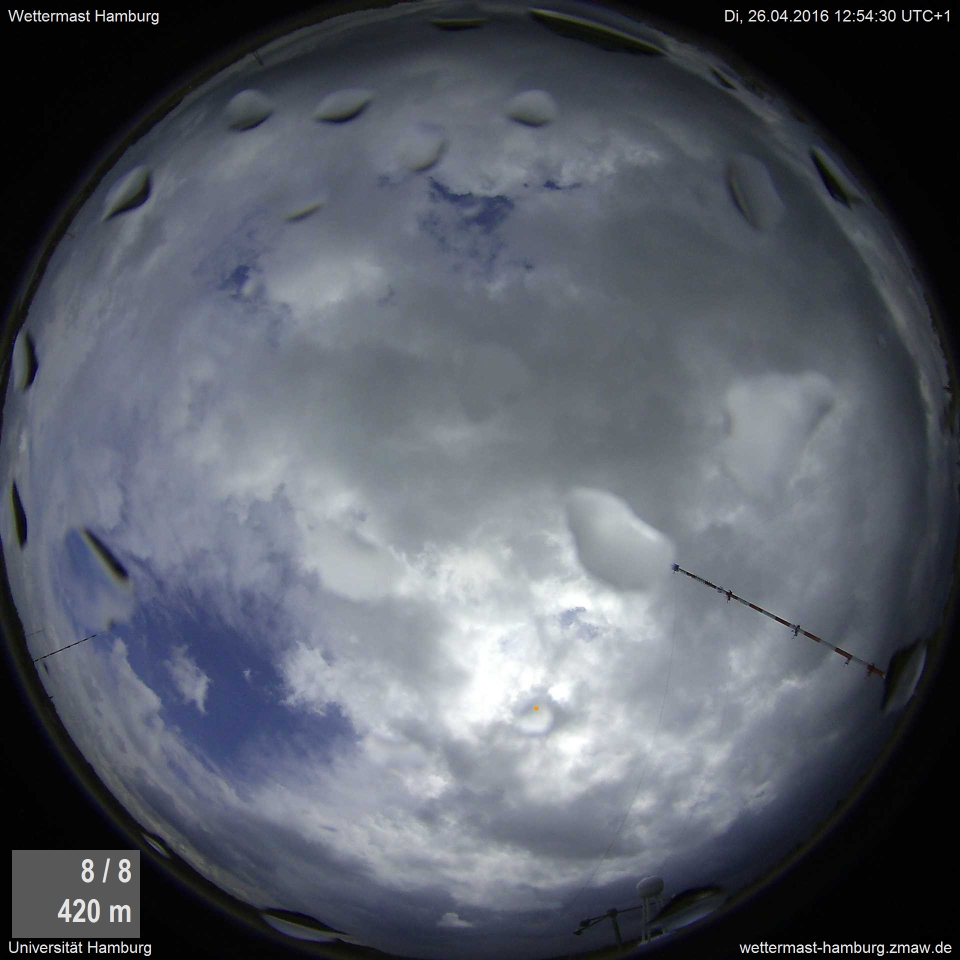
#> input picture src/k-means/test/Image_Wkm_Aktuell_1.jpg, 1920 x 1920 px (shown at 1/2 size); its folder holds 4 pictures in this run
$ python k-means_elm.py   (Python 2 division)   (older library calls are emulated)
#> lines starting #> are read from the running program, lines starting #| are printed output that depends on the picture; after the words box and inside, x2 and y2 are one past the last pixel; in counts of white or black regions, pixels touching at a corner belong together
# -*- coding: utf-8 -*-
"""
Created on 20.05.16

Created for pyclamster

@author: Tobias Sebastian Finn, tobias.sebastian.finn@studium.uni-hamburg.de

    Copyright (C) {2016}  {Tobias Sebastian Finn}

    This program is free software: you can redistribute it and/or modify
    it under the terms of the GNU General Public License as published by
    the Free Software Foundation, either version 3 of the License, or
    (at your option) any later version.

    This program is distributed in the hope that it will be useful,
    but WITHOUT ANY WARRANTY; without even the implied warranty of
    MERCHANTABILITY or FITNESS FOR A PARTICULAR PURPOSE.  See the
    GNU General Public License for more details.

    You should have received a copy of the GNU General Public License
    along with this program.  If not, see <http://www.gnu.org/licenses/>.
"""
# System modules
import pickle

# External modules
import numpy as np
import scipy.misc
import scipy.ndimage

from sklearn.cluster import MiniBatchKMeans
from sklearn.preprocessing import StandardScaler

# from pyextremelm.builder import ExtremeLearningMachine
# from pyextremelm.metrics import NoMetric
# from pyextremelm.builder.layers.unsupervised import ELMAE

# Internal modules


"""
0 = Sky
1 = Clouds
2 = Trash
3 = Trash
4 = Sky
5 = Trash
6 = Clouds

"""

__version__ = "0.1"

k_cluster = 2
good_angle = 45
good_angle_dpi = int(np.round(1920 / 180 * good_angle))
neighbour_size = 10

denoising_ratio = 6

anomaly_images = None

for i in range(1, 5):
    image = scipy.ndimage.imread(u'Image_Wkm_Aktuell_{0:d}.jpg'.format(i),
                                 mode="RGB")
#> image is the input picture: shape (1920, 1920, 3); mean R, G, B 87.3, 92.2, 102
    scipy.misc.imsave(
        u'test_original_{0:d}.jpg'.format(i),
        image[1920 / 2 - good_angle_dpi:1920 / 2 + good_angle_dpi,
        1920 / 2 - good_angle_dpi:1920 / 2 + good_angle_dpi, :])
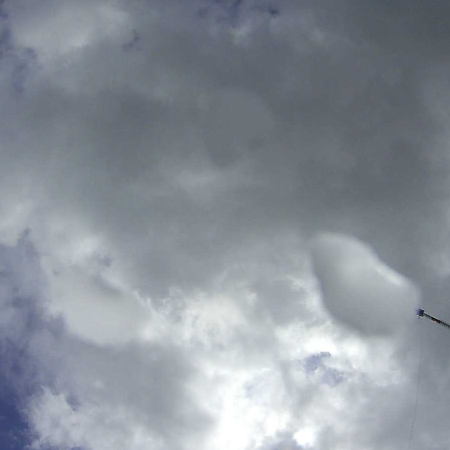
#> saved as test_original_1.jpg: PIL image 900x900 RGB (shown at 1/2 size); mean R, G, B 138.1, 145, 153.5

    image_mean = scipy.ndimage.filters.uniform_filter(
        image, size=(neighbour_size, neighbour_size, 3), mode="constant")
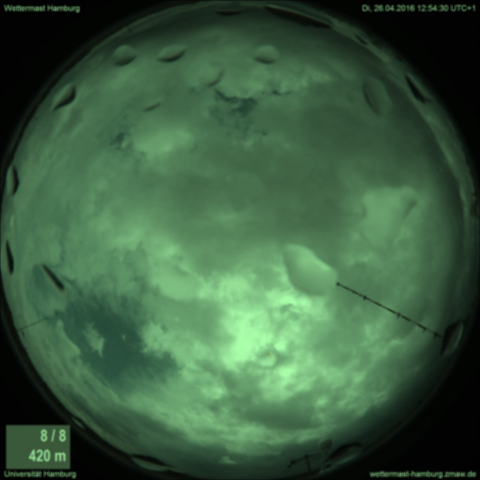
#> image_mean: shape (1920, 1920, 3) (shown at 1/4 size); mean R, G, B 58.9, 92.8, 63.9

    anomaly_image = image - image_mean

    anomaly_image = anomaly_image[
                    1920 / 2 - good_angle_dpi:1920 / 2 + good_angle_dpi,
                    1920 / 2 - good_angle_dpi:1920 / 2 + good_angle_dpi, :]
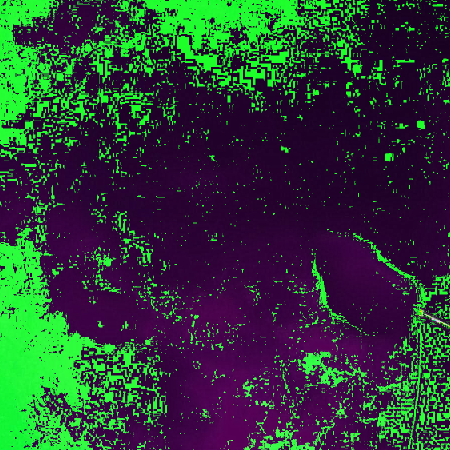
#> anomaly_image: shape (900, 900, 3) (shown at 1/2 size); mean R, G, B 44.7, 59.8, 54.9
    scipy.misc.imsave(u'test_anomaly_{0:d}.jpg'.format(i), anomaly_image)

    w, h, d = original_shape = tuple(anomaly_image.shape)
    anomaly_image = np.reshape(anomaly_image, (w * h, d))
    if anomaly_images is None:
        anomaly_images = anomaly_image
    else:
        anomaly_images = np.r_[anomaly_images, anomaly_image]
#> pass 2 of the loop `for i in range(1, 5):`:
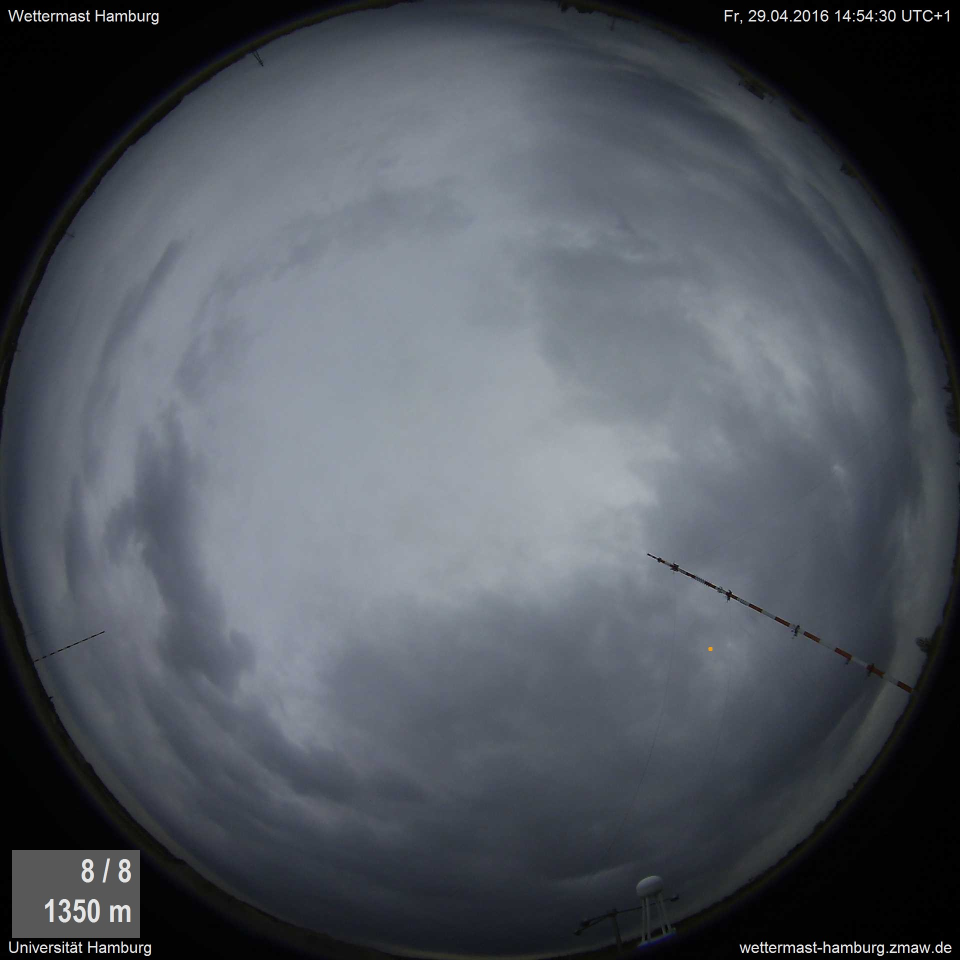
#> input picture src/k-means/test/Image_Wkm_Aktuell_2.jpg, 1920 x 1920 px (shown at 1/2 size)
#> image is the input picture: shape (1920, 1920, 3); mean R, G, B 80.5, 85.7, 93.3
#> `image_mean = scipy.ndimage.filters.uniform_filter( image, size=(neighb..`:
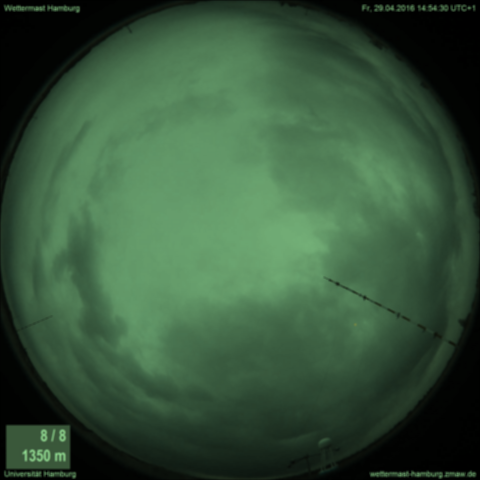
#> image_mean: shape (1920, 1920, 3) (shown at 1/4 size); mean R, G, B 54.6, 85.6, 58.9
#> `anomaly_image = anomaly_image[ 1920 / 2 - good_angle_dpi:1920 / 2 + go..`:
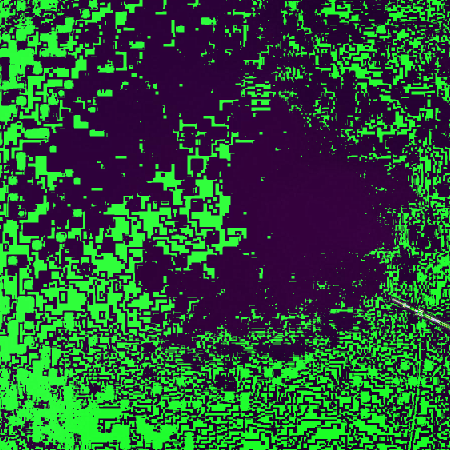
#> anomaly_image: shape (900, 900, 3) (shown at 1/2 size); mean R, G, B 43.2, 84.7, 54.6
#> pass 3 of the loop `for i in range(1, 5):`:
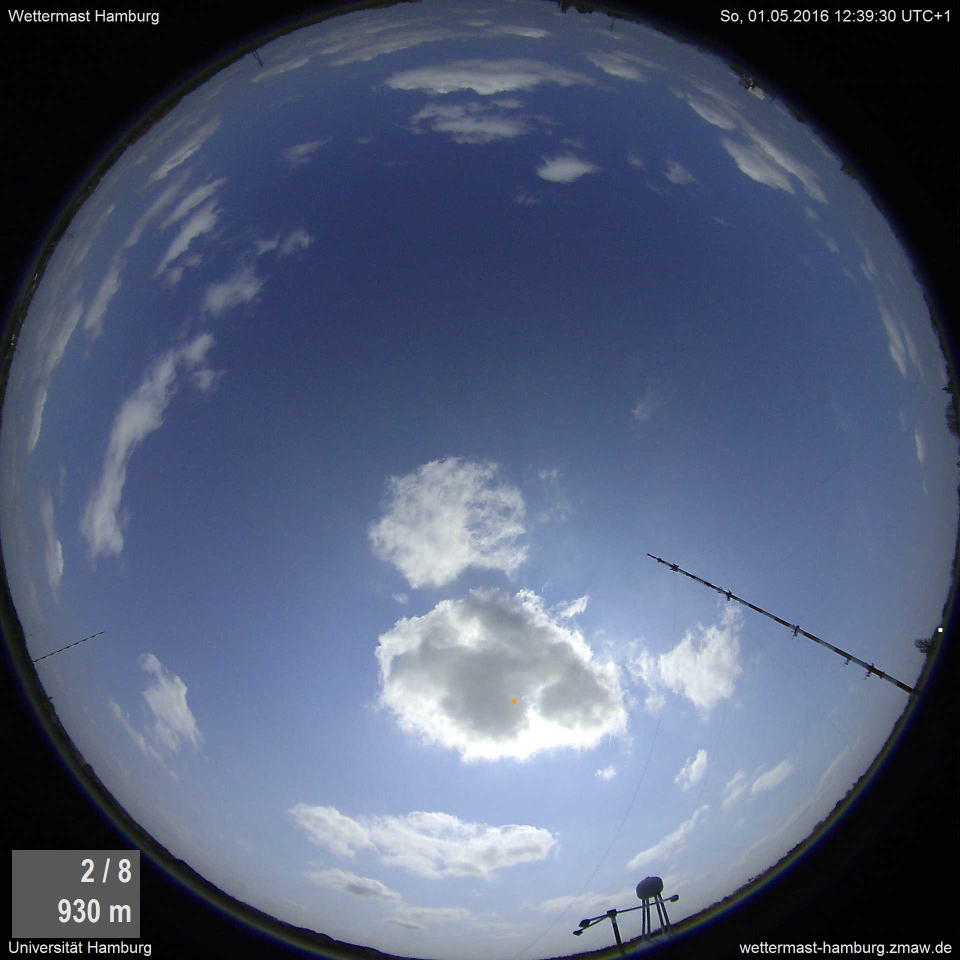
#> input picture src/k-means/test/Image_Wkm_Aktuell_3.jpg, 1920 x 1920 px (shown at 1/2 size)
#> image is the input picture: shape (1920, 1920, 3); mean R, G, B 82.2, 92.9, 118.1
#> `image_mean = scipy.ndimage.filters.uniform_filter( image, size=(neighb..`:
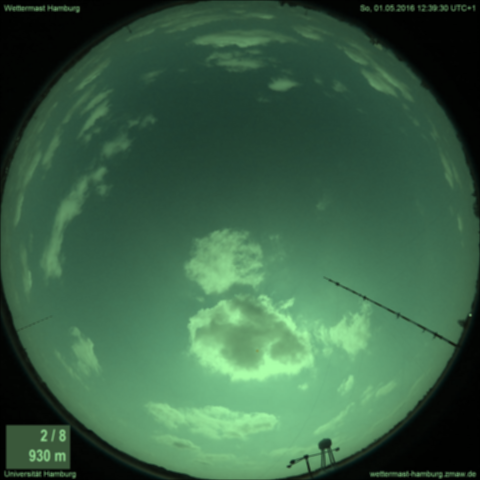
#> image_mean: shape (1920, 1920, 3) (shown at 1/4 size); mean R, G, B 57.5, 96.6, 69.4
#> `anomaly_image = anomaly_image[ 1920 / 2 - good_angle_dpi:1920 / 2 + go..`:
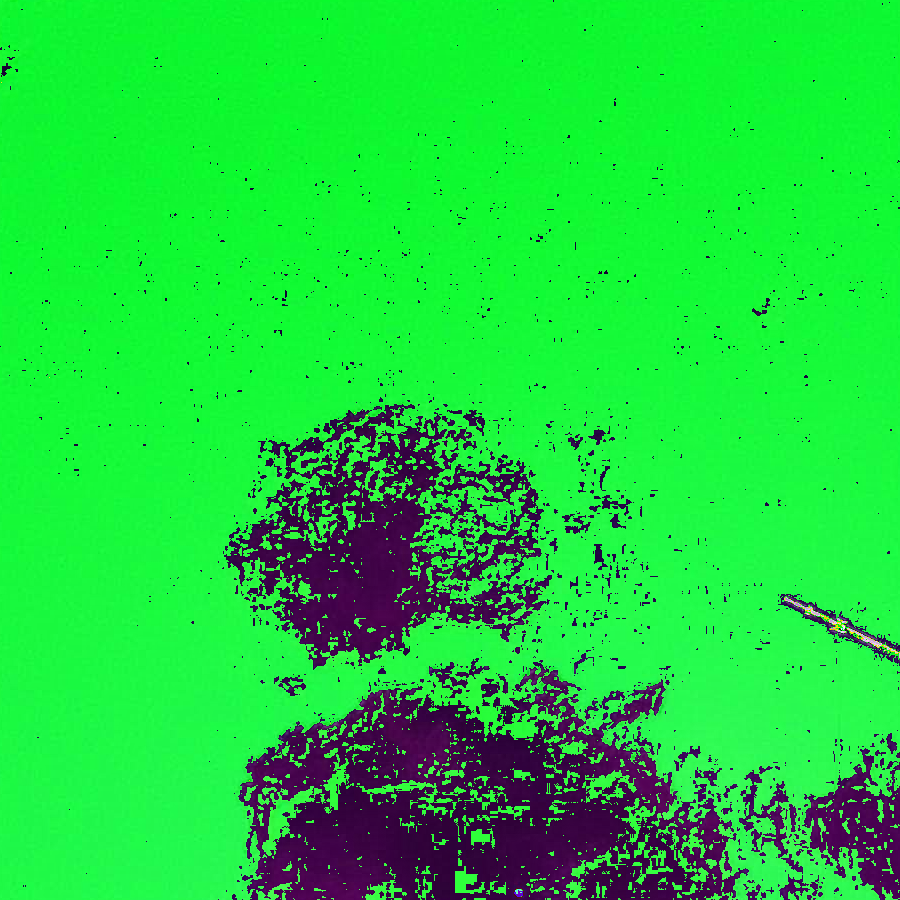
#> anomaly_image: shape (900, 900, 3); mean R, G, B 29.9, 211.7, 60.8
#> the loop made 4 passes; the first 3 are shown

kmeans = MiniBatchKMeans(n_clusters=k_cluster, random_state=0).fit(
    anomaly_images)
anomaly_labels = kmeans.labels_

targets = None
mini_images = None

for i in range(0, 4):
    anomaly_single_label = anomaly_labels[i * (w * h):(i + 1) * (w * h)]
    anomaly_single_label = np.reshape(anomaly_single_label, (w, h))
    # [17 lines of commented-out code are left out]
    scipy.misc.imsave(u'anomaly_labels_{0:d}.jpg'.format(i + 1),
                      anomaly_single_label)
#> this loop made 4 passes
#> pass 1, `anomaly_single_label = np.reshape(anomaly_single_label, (w, h))`:
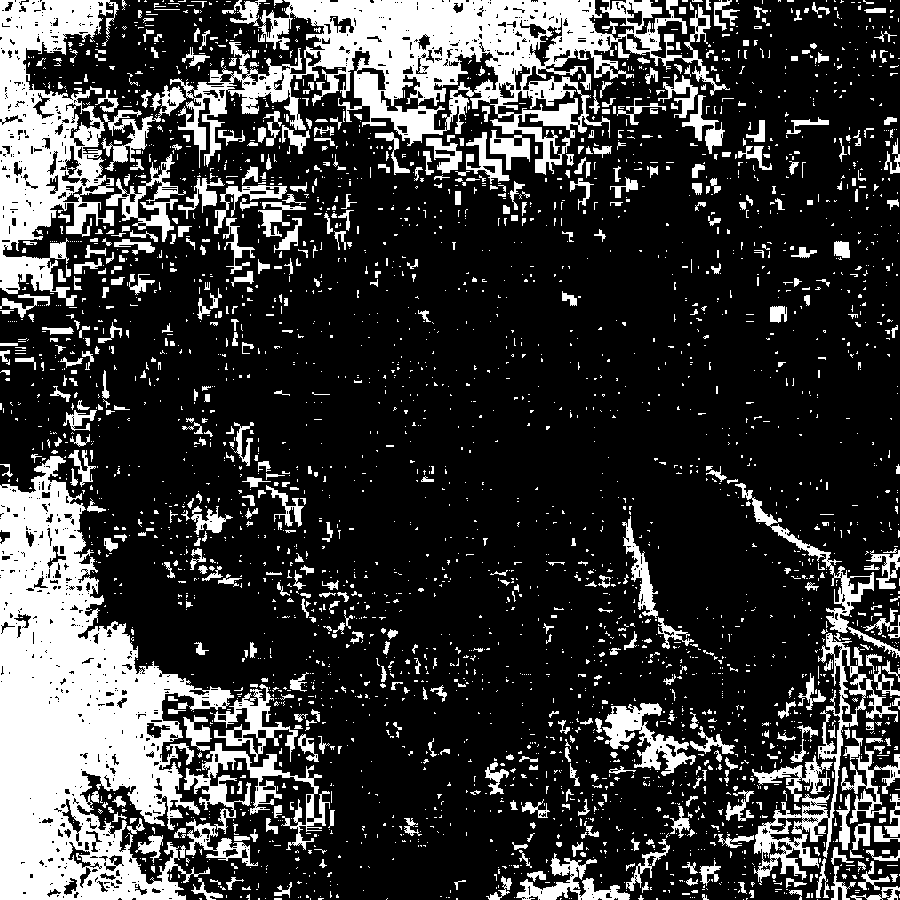
#> anomaly_single_label: shape (900, 900) int32; values 0 (black) and 1 (white), 23.1% white; 3263 white regions (2683 under 20 px), largest, box (x1, y1, x2, y2) and area: (0, 456, 234, 900) 51193, (170, 0, 730, 175) 34678, (0, 0, 119, 306) 18685
#> pass 2, `anomaly_single_label = np.reshape(anomaly_single_label, (w, h))`:
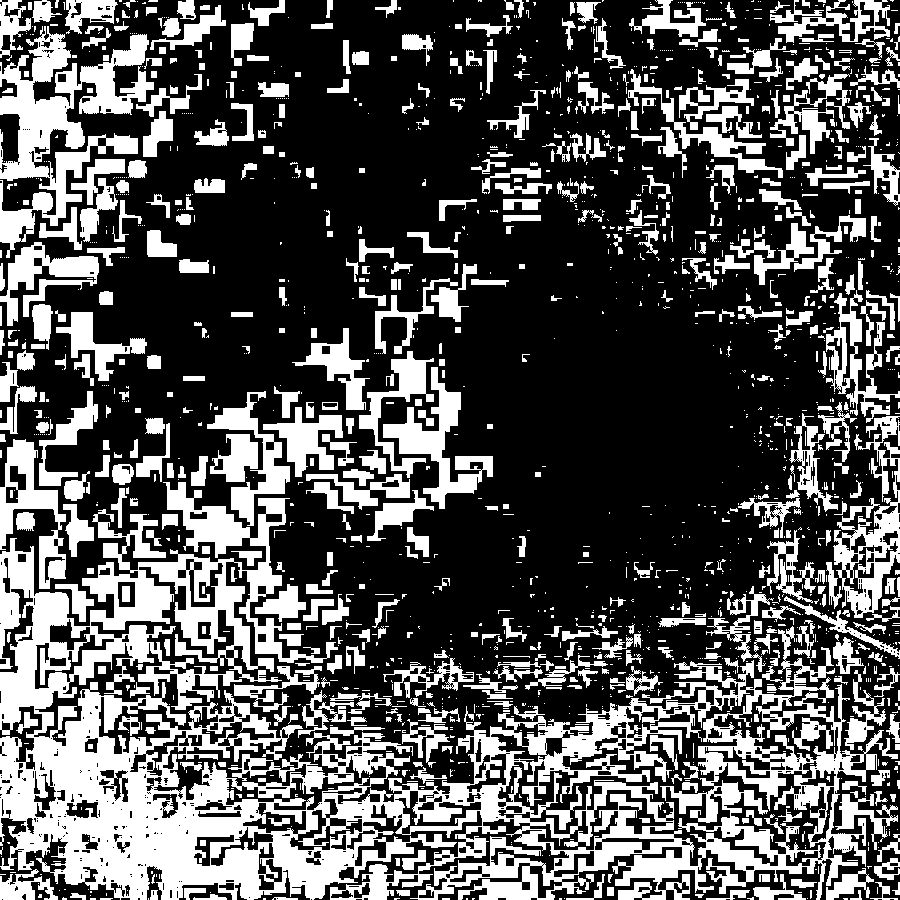
#> anomaly_single_label: shape (900, 900) int32; values 0 (black) and 1 (white), 33% white; 1736 white regions (1138 under 20 px), largest, box (x1, y1, x2, y2) and area: (0, 482, 898, 900) 117569, (0, 26, 154, 258) 12985, (833, 416, 900, 618) 4973
    #
    # anomaly_single_label[anomaly_single_label == 2] = 1
    # anomaly_single_label[anomaly_single_label == 3] = 1
    # anomaly_single_label[anomaly_single_label == 4] = 0
    # anomaly_single_label[anomaly_single_label == 5] = 1
    # anomaly_single_label[anomaly_single_label == 6] = 1
    #
    # anomaly_single_label[anomaly_single_label == 0] = -1
    # scipy.misc.imsave(u'anomaly_labels_after{0:d}.jpg'.format(i + 1),
    #                   anomaly_single_label)
    #
    # image = scipy.ndimage.imread(u'Image_Wkm_Aktuell_{0:d}.jpg'.format(i + 1),
    #                              mode="RGB")
    #
    # for i in np.asarray(np.where(anomaly_single_label == 1)).T.tolist():
    #     if targets is None:
    #         targets = np.array([1])
    #     else:
    #         targets = np.r_[targets, np.array([1])]
    #
    #     mini_image = image[
    #                  1920 / 4 + i[0] - neighbour_size:
    #                  1920 / 4 + i[0] + neighbour_size+1,
    #                  1920 / 4 + i[1] - neighbour_size:
    #                  1920 / 4 + i[1] + neighbour_size+1]
    #     mini_image = mini_image.reshape(
    #         1, neighbour_size*2+1, neighbour_size*2+1, 3)
    #
    #     if mini_images is None:
    #         mini_images = mini_image
    #     else:
    #         mini_images = np.r_[mini_images, mini_image]
    #
    #     if mini_images.shape[0]%10000==0:
    #         scipy.misc.imshow(mini_image.reshape(neighbour_size*2+1, neighbour_size*2+1, 3))
    #
    # for i in np.asarray(np.where(anomaly_single_label == -1)).T.tolist():
    #     if targets is None:
    #         targets = np.array([1])
    #     else:
    #         targets = np.r_[targets, np.array([1])]
    #
    #     mini_image = image[
    #                  1920 / 4 + i[0] - neighbour_size:
    #                  1920 / 4 + i[0] + neighbour_size+1,
    #                  1920 / 4 + i[1] - neighbour_size:
    #                  1920 / 4 + i[1] + neighbour_size+1]
    #     mini_image = mini_image.reshape(
    #         1, neighbour_size*2+1, neighbour_size*2+1, 3)
    #
    #     if mini_images is None:
    #         mini_images = mini_image
    #     else:
    #         mini_images = np.r_[mini_images, mini_image]
    #
    #     if mini_images.shape[0]%10000==0:
    #         scipy.misc.imshow(mini_image)

# colored = image[1920 / 2 - good_angle_dpi:1920 / 2 + good_angle_dpi,
#                   1920 / 2 - good_angle_dpi:1920 / 2 + good_angle_dpi, :]
# colored[anomaly_single_label != 5] = np.array([0,0,0])
# scipy.misc.imshow(colored)


# scalers = []
#
# for i in range(anomaly_images.shape[1]):
#     scalers.append(StandardScaler())
#     anomaly_images[:,i] = scalers[i].fit_transform(anomaly_images[:,i])
#
# elm = ExtremeLearningMachine(NoMetric, iterations=1)
# elm.add_existing_layer(ELMAE(5))
# elm.add_existing_layer(ELMAE(5))
# elm.fit(anomaly_images)
# elm_anomaly = elm.predict(anomaly_images)
#
# elm_scalers = []
# for i in range(elm_anomaly.shape[1]):
#     elm_scalers.append(StandardScaler())
#     elm_anomaly[:,i] = elm_scalers[i].fit_transform(elm_anomaly[:,i])
#
# print(elm_anomaly.shape, np.min(elm_anomaly), np.max(elm_anomaly))
#
#
# kmeans = MiniBatchKMeans(n_clusters=k_cluster, random_state=0).fit(elm_anomaly)
# elm_labels = kmeans.labels_
#
# for j in range(0, 4):
#     elm_single_label = elm_labels[j*(w*h):(j+1)*(w*h)]
#     elm_single_label = np.reshape(elm_single_label, (w, h))
#     scipy.misc.imsave(u'elm_labels_{0:d}.jpg'.format(j+1),
#                       elm_single_label)
#
# elm_labels = np.reshape(elm_labels, (w, h))
# scipy.misc.imsave("elm_labels.jpg", elm_labels)
